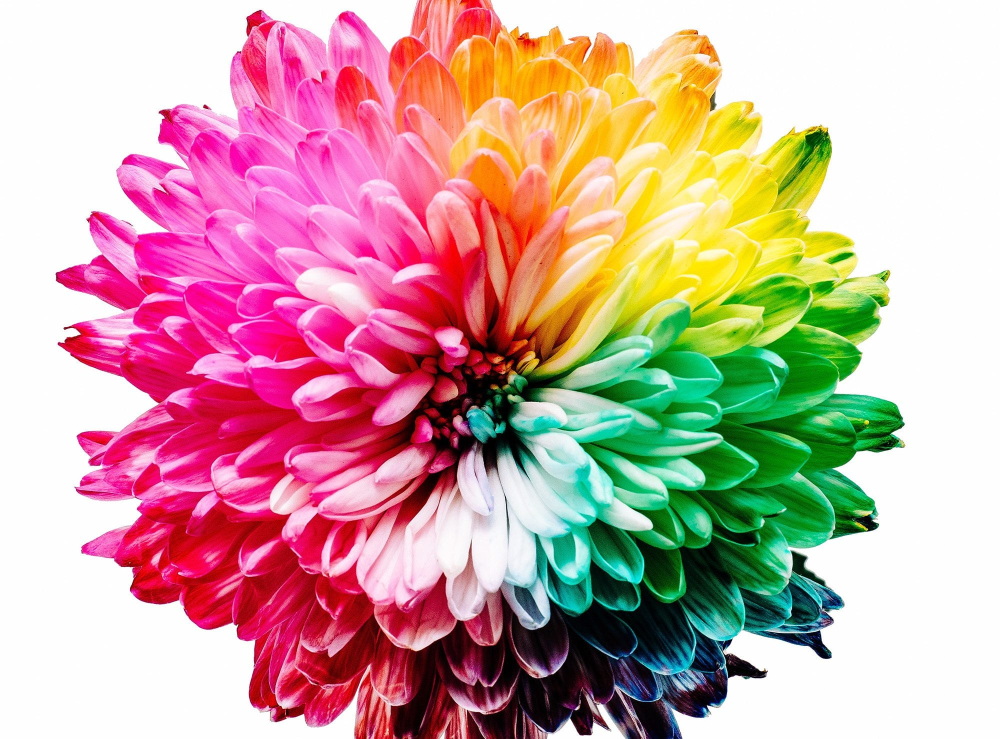
#> input picture img3.jpg, 2000 x 1478 px (shown at 1/2 size)
$ python Task2.py
#> lines starting #> are read from the running program, lines starting #| are printed output that depends on the picture
#Color Detection
#Madhur Patil


import pandas as cl
import cv2


image_path = 'img1.jpg'
image_path = 'img2.jpg'
image_path = 'img3.jpg'
csv_path = 'colors.csv'


ind = ['color', 'name', 'hex', 'R', 'G', 'B']
data_frame = cl.read_csv(csv_path, names=ind, header=None)  # created header to know column_name
#> (reads colors.csv from the repository)

image = cv2.imread(image_path)
#> image is the input picture: shape (1478, 2000, 3); mean B, G, R 160.9, 166.2, 204.1
image = cv2.resize(image, (512, 512))
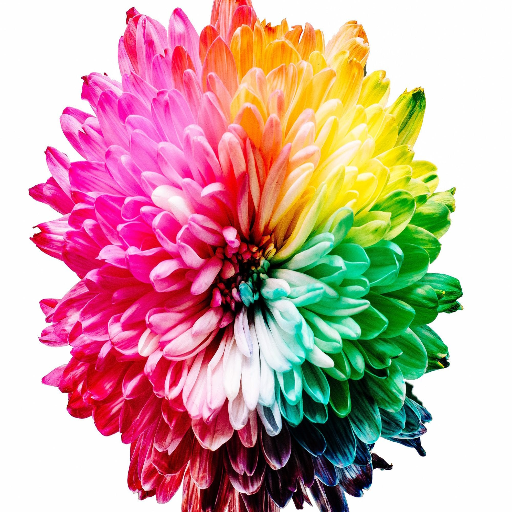
#> image: shape (512, 512, 3); mean B, G, R 160.9, 166.2, 204.1
print(image)  # computer will see arrays of pixels
#> (printed output is left out)


clicked = False
r = g = b = xpo = ypo = 0  # initialising x, y position with 0


def get_color_name(R, G, B):
#> called with R = 255, G = 0, B = 0
    min = 2000
    for i in range(len(data_frame)):
        d = abs(R - int(data_frame.loc[i, 'R'])) + abs(G - int(data_frame.loc[i, 'G'])) + abs(
            B - int(data_frame.loc[i, 'B']))  # will scan our csv file
        if d <= min:
            min = d
            cname = data_frame.loc[i, 'name']
    return cname


print(get_color_name(255, 0, 0))  # colors


def position(event, x, y, flags, params):
    if event == cv2.EVENT_LBUTTONDBLCLK:
        global clicked, r, g, b, xpo, ypo
        clicked = True
        xpo = x
        ypo = y
        b, g, r = image[y, x]
        b = int(b)
        g = int(g)
        r = int(r)


cv2.namedWindow('image')
cv2.setMouseCallback('image', position)


while True:
    cv2.imshow('image', image)
    if clicked:
        cv2.rectangle(image, (20, 20), (600, 70), (b, g, r), -1)
        txt = get_color_name(r, g, b) + 'R=' + str(r) + 'G=' + str(g) + 'B=' + str(b)
        cv2.putText(image, txt, (50, 50), 2, 0.8, (255, 255, 255), 2, cv2.LINE_AA)  # initial position, font,color_name, thickness, line
        if r + g + b > 600:
            cv2.putText(image, txt, (50, 50), 2, 0.8, (0, 0, 0), 2, cv2.LINE_AA)
    if cv2.waitKey(20) & 0xFF == 27:
#> (key Esc is pressed here)
        break


# cv2.imshow('image',image)
# cv2.waitKey(0)  #no need to close windows


cv2.destroyAllWindows()  # clicking cancel button will stop the image
